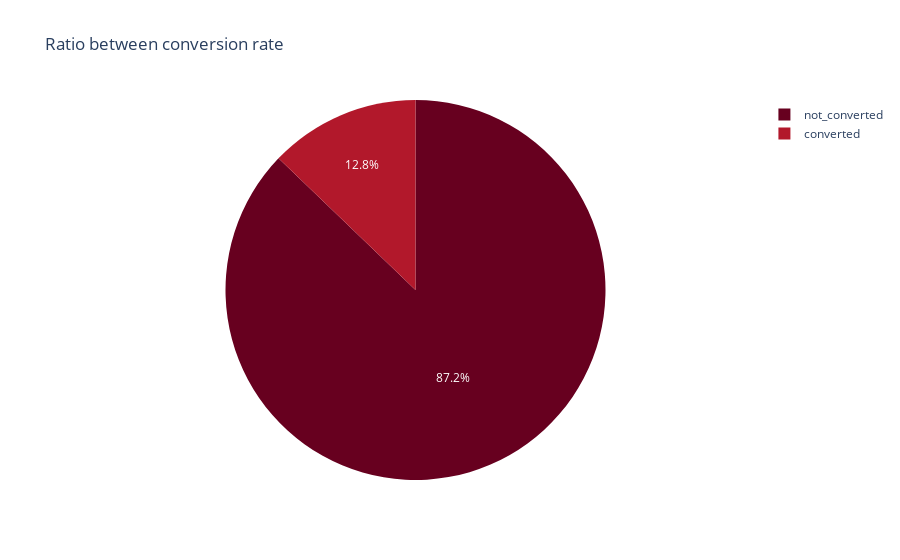

Notebook code cell kept with this figure:
### Code cell
columns =np.array([prop_converted,prop_not_conv])
name = np.array(['converted','not_converted'])
px.pie(data_frame = df2 , names = name,title = 'Ratio between conversion rate',values= columns,color_discrete_sequence=px.colors.sequential.RdBu)

### Figure 1 — Plotly figure (JSON) as saved in the notebook; plotly's stock layout.template omitted (floating-point values rounded to 4 significant figures)
{"data": [{"domain": {"x": [0, 1], "y": [0, 1]}, "hovertemplate": "label=%{label}<br>value=%{value}<extra></extra>", "labels": ["converted", "not_converted"], "legendgroup": "", "name": "", "showlegend": true, "type": "pie", "values": [0.1282, 0.8718]}], "layout": {"autosize": true, "legend": {"tracegroupgap": 0}, "piecolorway": ["rgb(103,0,31)", "rgb(178,24,43)", "rgb(214,96,77)", "rgb(244,165,130)", "rgb(253,219,199)", "rgb(247,247,247)", "rgb(209,229,240)", "rgb(146,197,222)", "rgb(67,147,195)", "rgb(33,102,172)", "rgb(5,48,97)"], "title": {"text": "Ratio between conversion rate"}}}
